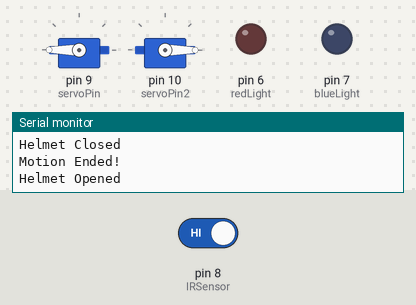
The sketch below on a simulated Arduino Uno, built with avr-gcc and run on an emulated ATmega328P. Shown: 2 × servo, output pins drawn as LEDs (lit = HIGH), the last lines printed to the serial monitor. The inputs (shaded band) are chosen by the test bench; at power-on: pin 8 (IRSensor) HIGH.

Above: at 7.2 s.
7.3 s: pin 8 (IRSensor) driven LOW
At 8.4 s:
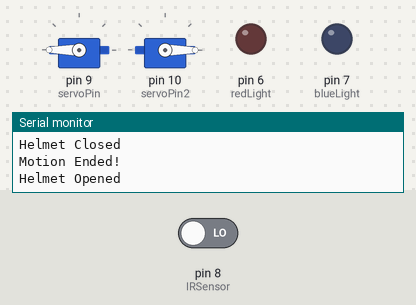
11.3 s: pin 8 (IRSensor) driven HIGH
At 13.4 s:
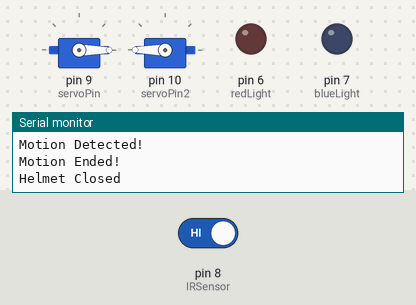
At 14.7 s:
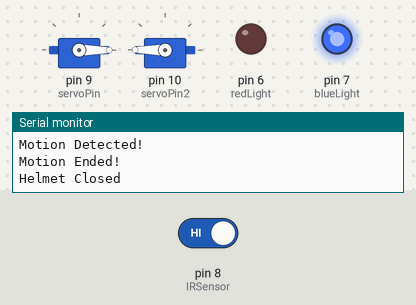
Timing chart, 0 to 71.6 s (numbered marks = the images above; inputs shaded):
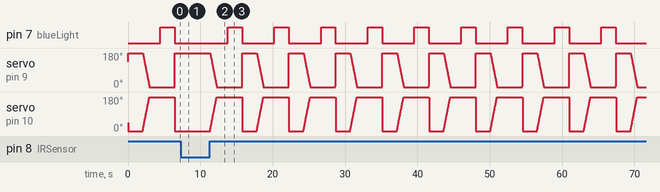

Measured:
- after the input at 7.3 s, pin 7 (blueLight): stays LOW (without the input it goes to HIGH after 3.6 s); servo on pin 9 (servoPin): stays 180° (without the input it goes to 179° after 1.2 s); servo on pin 10 (servoPin2): stays 0° (without the input it goes to 1° after 1.2 s)

The sketch:

Ironman_Helmate_code.ino
```cpp
#include <Servo.h>
Servo servo1;
Servo servo2;
int servoPin = 9;
int servoPin2 = 10;

int IRSensor = 8;

bool isOpened = false;
bool isBlue = true;
//bool isBlue = true;

int redLight = 6;
int blueLight = 7;

void setup() {
  Serial.begin(9600);

  servo1.attach(servoPin);
  servo2.attach(servoPin2);
  servo1.write(0);
  servo2.write(180);


  pinMode(IRSensor, INPUT);

  pinMode(redLight, OUTPUT);
  pinMode(blueLight, OUTPUT);
//  closeHelmet();
  digitalWrite(blueLight, HIGH);
 }

void loop() {
  int sensorStatus = digitalRead(IRSensor);
  if (sensorStatus == 0)
  {
    Serial.println("Motion Detected!");
  }
  else  {
    Serial.println("Motion Ended!");
    if (isOpened) {
      closeHelmet();
      delay(2000);
    } else {
      openHelmet();
      delay(2000);
    }
  }
}

void openHelmet() {
  Serial.println("Helmet Opened");
  digitalWrite(redLight, LOW);
  digitalWrite(blueLight, LOW);
  for(int i = 0; i <= 180; i += 1){
    servo1.write(i);
    servo2.write(180-i);
//    delay(5);
  }
  isOpened = true;
}

void closeHelmet() {
  Serial.println("Helmet Closed");
  for(int i = 180; i >= 0; i -= 1){
    servo1.write(i);
    servo2.write(180-i);
    delay(5);
  }
  delay(1500);
  if(isBlue){
    digitalWrite(blueLight, HIGH);
    digitalWrite(redLight, LOW);
  }
  else{
    digitalWrite(redLight, HIGH);
    digitalWrite(blueLight, LOW);
  }
  isOpened = false;
}
```
